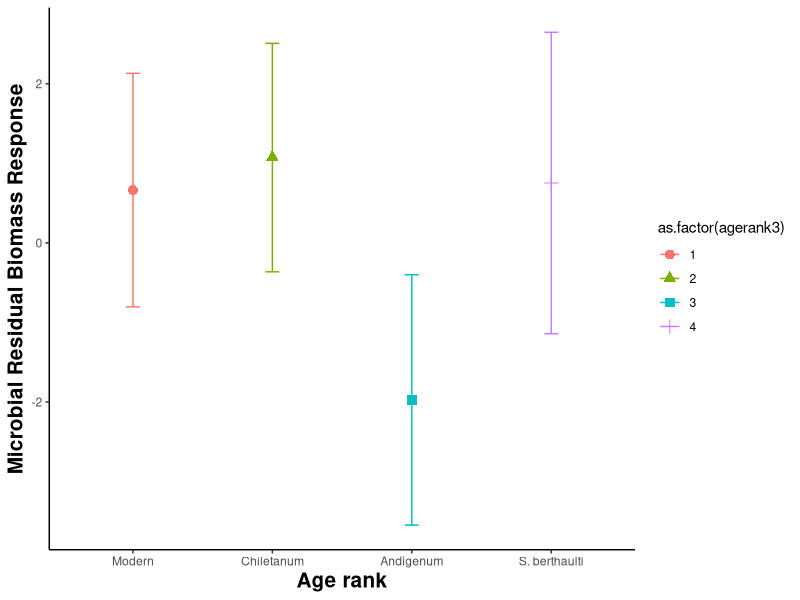
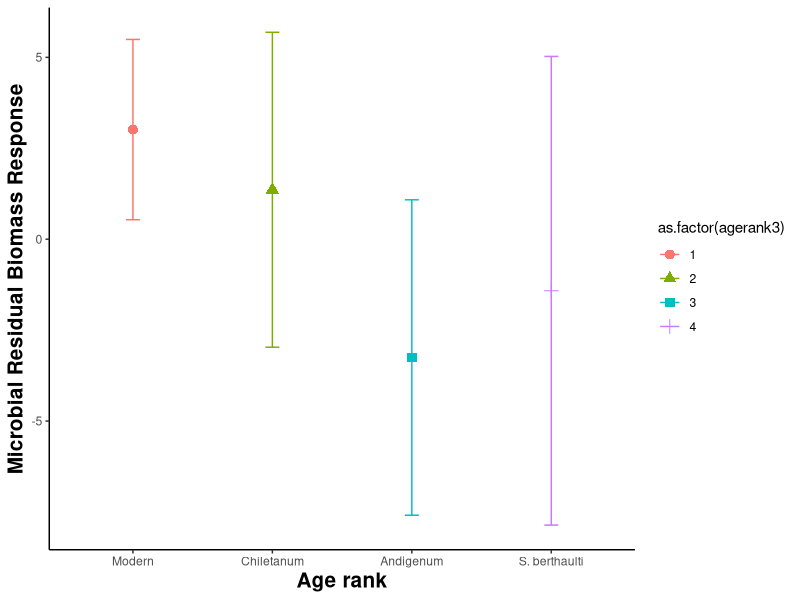
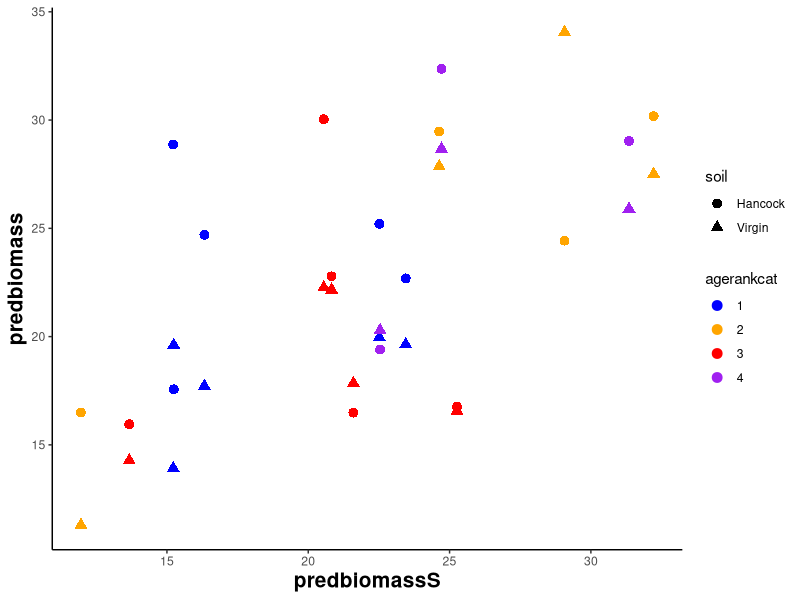
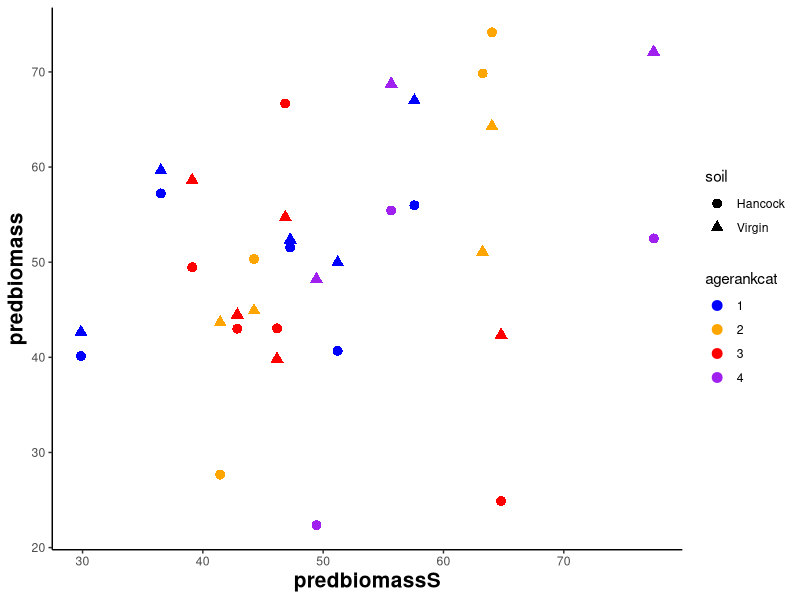
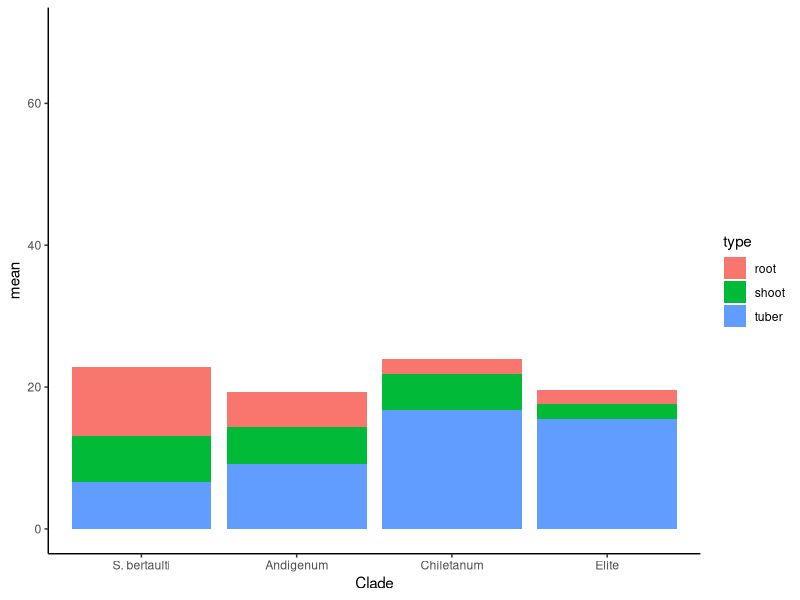
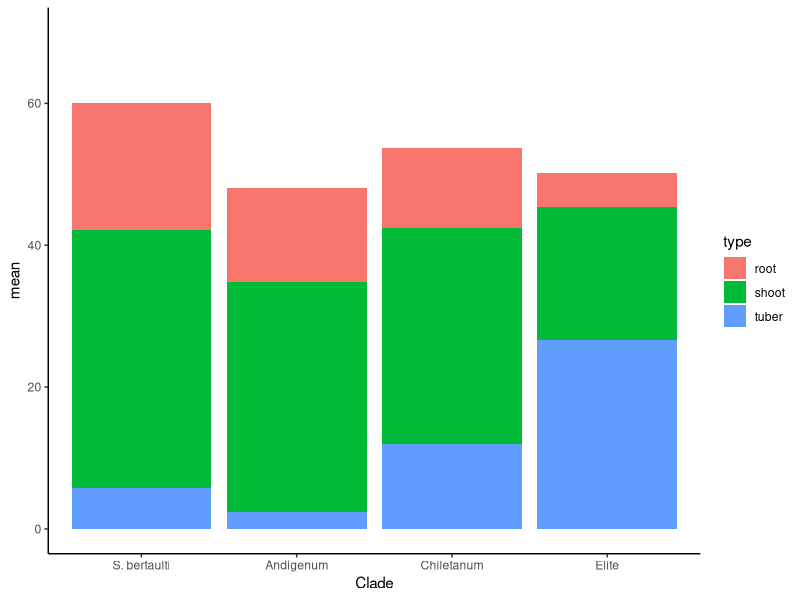
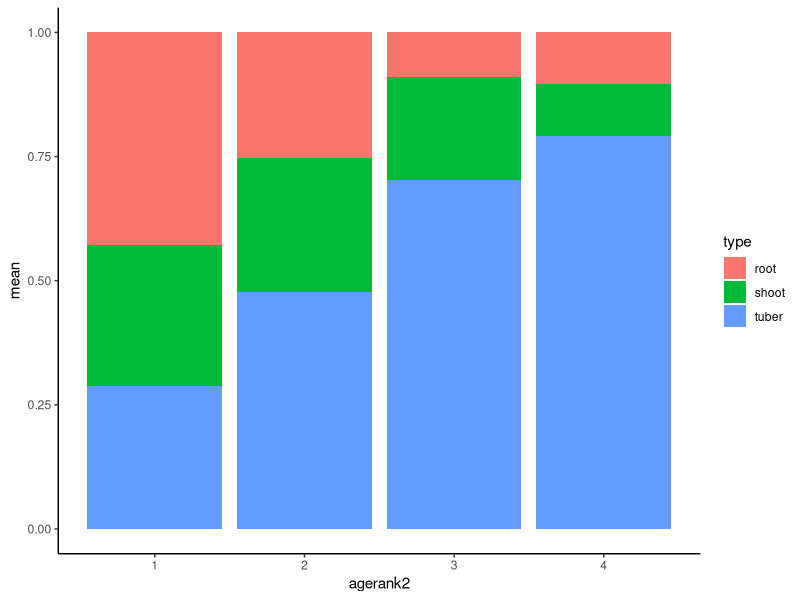
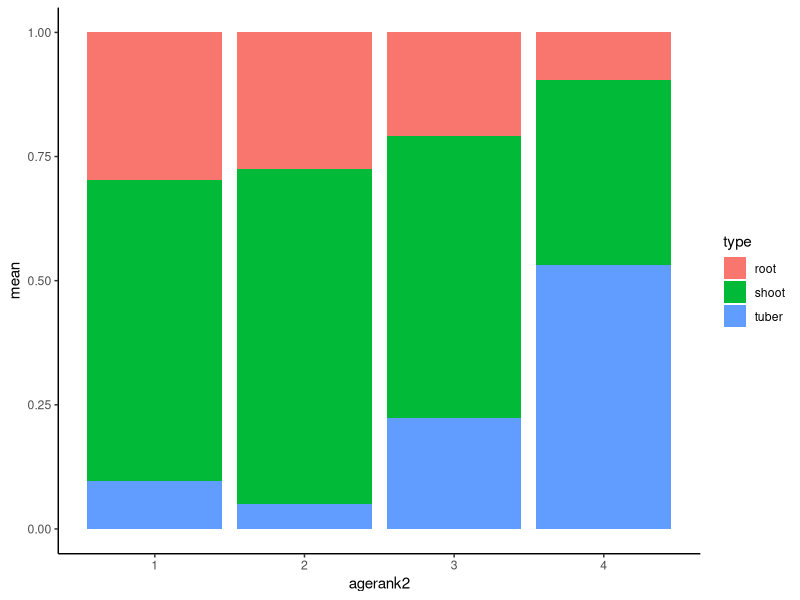

Generate these figures, in order, with R:
## ---- chunk 1
library(lmerTest)
library(lme4)
library(tidyverse)

max <- read.csv("rel_biomass_analysis.csv", header = T)
max2 <- read.csv("drytuber_analysis.csv", header = T)

#Just want to add dry tuber mass values into our table not the whole dataframe
dry <- select(max2,"sample_ID","dry_tuber")
max2_join <- left_join(max, dry, by = "sample_ID")

#Okay now we want to add root, shoots and dry tubers to calculate a new total biomass value:

total_biomass2 <- max2_join$shoot+max2_join$root+max2_join$dry_tuber
maxb <- cbind(max2_join,total_biomass2)

## ---- chunk 2
bertdata = subset(maxb, agerank3 == 4 & total_biomass2 >= 0)
bert = lm(total_biomass2~sunlight, data=bertdata)
fakesunlight = rep(3, length(bert$res))
newdata = data.frame(sunlight=fakesunlight)
predbiomass = predict(bert, newdata) + bert$res
bertdata = cbind(bertdata, predbiomass)

anddata = subset(maxb, agerank3 == 3 & total_biomass2 >= 0)
and = lm(total_biomass2~sunlight, data=anddata)
fakesunlight = rep(3, length(and$res))
newdata = data.frame(sunlight=fakesunlight)
predbiomass = predict(and, newdata) + and$res
anddata = cbind(anddata, predbiomass)

childata = subset(maxb, agerank3 == 2 & total_biomass2 >= 0)
chil = lm(total_biomass2~sunlight, data=childata)
fakesunlight = rep(3, length(chil$res))
newdata = data.frame(sunlight=fakesunlight)
predbiomass = predict(chil, newdata) + chil$res
childata = cbind(childata, predbiomass)

elitedata = subset(maxb, agerank3 == 1 & total_biomass2 >= 0)
elite = lm(total_biomass2~sunlight, data=elitedata)
fakesunlight = rep(3, length(elite$res))
newdata = data.frame(sunlight=fakesunlight)
predbiomass = predict(elite, newdata) + elite$res
elitedata = cbind(elitedata, predbiomass)

max3 = rbind(bertdata, anddata, childata, elitedata)
## ---- chunk 3
library(lme4)
library(lmerTest)

max4 = cbind(max3, as.factor(max3$agerank3))
colnames(max4)[22] <- 'agerankcat'


#Supplementary table B for paper
a = lmer(predbiomass~agerankcat*Nutrient*soil + (1|variety2), data=max4)
anova(a)
summary(a)

ls_means(a)
## ---- chunk 4
genoavg = aggregate(cbind(predbiomass,agerank3) ~ Nutrient + soil + variety2, data=max4, FUN=mean)
## ---- chunk 5
genoavgH = subset(genoavg, soil == "Hancock")
genoavgV = subset(genoavg, soil == "Virgin")
genoavgS = subset(genoavg, soil == "Sterile")

genoavgH = cbind(genoavgH, genoavgS$predbiomass)
genoavgV = cbind(genoavgV, genoavgS$predbiomass)

genoavg2 = rbind(genoavgH, genoavgV)
colnames(genoavg2)[6]<-'predbiomassS'

genoavg2 = genoavg2[order(genoavg2$Nutrient),]

genoavg2 = cbind(genoavg2, as.factor(genoavg2$agerank3))
colnames(genoavg2)[7] <- 'agerankcat'
## ---- chunk 6
a = lm(predbiomass~predbiomassS, data = subset(genoavg2, Nutrient=="High" & soil == "Hancock"))

b = lm(predbiomass~predbiomassS, data = subset(genoavg2, Nutrient=="High" & soil == "Virgin"))

c = lm(predbiomass~predbiomassS, data = subset(genoavg2, Nutrient=="Low" & soil == "Hancock"))

d = lm(predbiomass~predbiomassS, data = subset(genoavg2, Nutrient=="Low" & soil == "Virgin"))

## ---- chunk 7
a = lm(predbiomass~predbiomassS, data = subset(genoavg2, Nutrient=="High"))

b = lm(predbiomass~predbiomassS, data = subset(genoavg2, Nutrient=="Low"))
## ---- chunk 8
res = c(a$res, b$res)

genoavg2 = cbind(genoavg2, res)

#e = lm(predbiomass~predbiomassS, data = genoavg2)
#res2 = e$res
#genoavg2 = cbind(genoavg2, res2)

#genoavg2_LV35 = subset(genoavg2, Nutrient=="Low" & soil=="Virgin"&(agerank3 == 3|agerank3 == 5))

#genoavg3 = subset(genoavg2, agerank3 != 4)
## ---- chunk 9
#library(tidyverse)
library(ggplot2)
library(plotrix)

res_avg = genoavg2 %>%
  filter(soil != "Sterile") %>%
  group_by(agerank3,Nutrient) %>%
  summarise(mean = mean(res), sd=sd(res), n = n(), se = std.error(res))

res_avgL = subset(res_avg, Nutrient == "Low")
res_avgH = subset(res_avg, Nutrient == "High")


ggplot(res_avgL)+
  aes(x = agerank3, y = mean, color = as.factor(agerank3))+
  scale_x_discrete(name = "Age rank", limits = c("Modern", "Chiletanum", "Andigenum", "S. berthaulti"))+
  scale_y_continuous(name = "Microbial Residual Biomass Response")+
   geom_point(aes(shape=as.factor(agerank3)), size=3)+
    geom_errorbar(aes(ymax=mean+se, ymin=mean-se), width=.1)+
  theme_classic()+
  theme(axis.title.x = element_text(face="bold", size=15))+
  theme(axis.title.y = element_text(face="bold", size=15))

ggplot(res_avgH)+
  aes(x = agerank3, y = mean, color = as.factor(agerank3))+
  scale_x_discrete(name = "Age rank", limits = c( "Modern", "Chiletanum", "Andigenum", "S. berthaulti"))+
  scale_y_continuous(name = "Microbial Residual Biomass Response")+
   geom_point(aes(shape=as.factor(agerank3)), size=3)+
    geom_errorbar(aes(ymax=mean+se, ymin=mean-se), width=.1)+
  theme_classic()+
  theme(axis.title.x = element_text(face="bold", size=15))+
  theme(axis.title.y = element_text(face="bold", size=15))

## ---- chunk 10
genoavg2L <- subset(genoavg2,Nutrient == "Low")

ggplot(genoavg2L)+
  aes(x = predbiomassS, y = predbiomass)+
  geom_point(aes(shape = soil, color = agerankcat), size = 3)+
  scale_color_manual(values = c("Blue","Orange", "Red", "Purple"))+
  theme_classic()+
  theme(axis.title.x = element_text(face="bold", size=15))+
  theme(axis.title.y = element_text(face="bold", size=15))

genoavg2H <- subset(genoavg2,Nutrient == "High")

ggplot(genoavg2H)+
  aes(x = predbiomassS, y = predbiomass)+
  geom_point(aes(shape = soil, color = agerankcat), size = 3)+
  scale_color_manual(values = c("Blue","Orange", "Red", "Purple"))+
  theme_classic()+
  theme(axis.title.x = element_text(face="bold", size=15))+
  theme(axis.title.y = element_text(face="bold", size=15))
## ---- chunk 11
res_stat <- lmer(res~ Nutrient + soil + agerankcat+(1|variety2), data = genoavg2)
summary(res_stat)

## ---- chunk 12
res_stat <- lmer(res~agerankcat+(1|variety2), data = subset(genoavg2, Nutrient == "Low"))
summary(res_stat)
## ---- chunk 13
res_stat <- lmer(res~agerankcat+(1|variety2), data = subset(genoavg2, Nutrient == "High"))
summary(res_stat)
## ---- chunk 14

maxb_avg = maxb %>%
  group_by(Nutrient, agerank2) %>%
  filter(shoot != "n/a", root != "n/a") %>%
  summarise(tuber_mean = mean(dry_tuber), shoot_mean = mean(shoot), root_mean = mean(root))
  

maxb_avgL = subset(maxb_avg, Nutrient == "Low")

maxb_avgT <- maxb_avgL %>%
  select(Nutrient, agerank2, mean = tuber_mean) %>%
  mutate(type = "tuber")

maxb_avgS <- maxb_avgL %>%
  select(Nutrient, agerank2, mean = shoot_mean) %>%
  mutate(type = "shoot")

maxb_avgR <- maxb_avgL %>%
  select(Nutrient, agerank2, mean = root_mean) %>%
  mutate(type = "root")

maxb_avg2 <- rbind(maxb_avgT, maxb_avgS, maxb_avgR)
maxb_avg2$agerank2 <- as.factor(maxb_avg2$agerank2)

#Plotting For Supplmentary Figure S3:

maxb_al <- ggplot(maxb_avg2) +
  aes(x = agerank2, y = mean, fill = type) + 
  geom_bar(position="stack", stat="identity") +
  scale_x_discrete("Clade", labels = c("S. bertaulti","Andigenum" ,"Chiletanum","Elite")) +
  ylim(0,70)+
  theme_classic()
maxb_al

## ---- chunk 15
maxb_avgH = subset(maxb_avg, Nutrient == "High")

maxb_avgT <- maxb_avgH %>%
  select(Nutrient, agerank2, mean = tuber_mean) %>%
  mutate(type = "tuber")

maxb_avgS <- maxb_avgH %>%
  select(Nutrient, agerank2, mean = shoot_mean) %>%
  mutate(type = "shoot")

maxb_avgR <- maxb_avgH %>%
  select(Nutrient, agerank2, mean = root_mean) %>%
  mutate(type = "root")

maxb_avg3 <- rbind(maxb_avgT, maxb_avgS, maxb_avgR)
maxb_avg3$agerank2 <- as.factor(maxb_avg3$agerank2)


#Plot
maxb_al <- ggplot(maxb_avg3) +
  aes(x = agerank2, y = mean, fill = type) + 
  geom_bar(position="stack", stat="identity") +
  scale_x_discrete("Clade", labels = c("S. bertaulti","Andigenum" ,"Chiletanum","Elite"))+
  ylim(0,70)+
  theme_classic()
maxb_al

## ---- chunk 16
#Sidenote: Rick wants these previous two graphs to merge into one. 


## ---- chunk 17

maxb_avg = maxb %>%
  group_by(Nutrient, agerank2) %>%
  filter(shoot != "n/a", root != "n/a") %>%
  summarise(tuber_mean = mean(dry_tuber)/mean(total_biomass2), shoot_mean = mean(shoot)/mean(total_biomass2), root_mean = mean(root)/mean(total_biomass2))
  

maxb_avgL = subset(maxb_avg, Nutrient == "Low")

maxb_avgT <- maxb_avgL %>%
  select(Nutrient, agerank2, mean = tuber_mean) %>%
  mutate(type = "tuber")

maxb_avgS <- maxb_avgL %>%
  select(Nutrient, agerank2, mean = shoot_mean) %>%
  mutate(type = "shoot")

maxb_avgR <- maxb_avgL %>%
  select(Nutrient, agerank2, mean = root_mean) %>%
  mutate(type = "root")

maxb_avg2 <- rbind(maxb_avgT, maxb_avgS, maxb_avgR)

#Plotting:

maxb_al <- ggplot(maxb_avg2) +
  aes(x = agerank2, y = mean, fill = type) + 
  geom_bar(position="stack", stat="identity") +
  theme_classic()
maxb_al

## ---- chunk 18

maxb_avgH = subset(maxb_avg, Nutrient == "High")

maxb_avgT <- maxb_avgH %>%
  select(Nutrient, agerank2, mean = tuber_mean) %>%
  mutate(type = "tuber")

maxb_avgS <- maxb_avgH %>%
  select(Nutrient, agerank2, mean = shoot_mean) %>%
  mutate(type = "shoot")

maxb_avgR <- maxb_avgH %>%
  select(Nutrient, agerank2, mean = root_mean) %>%
  mutate(type = "root")

maxb_avg2 <- rbind(maxb_avgT, maxb_avgS, maxb_avgR)

#Plotting:

maxb_al <- ggplot(maxb_avg2) +
  aes(x = agerank2, y = mean, fill = type) + 
  geom_bar(position="stack", stat="identity") +
  theme_classic()
maxb_al
